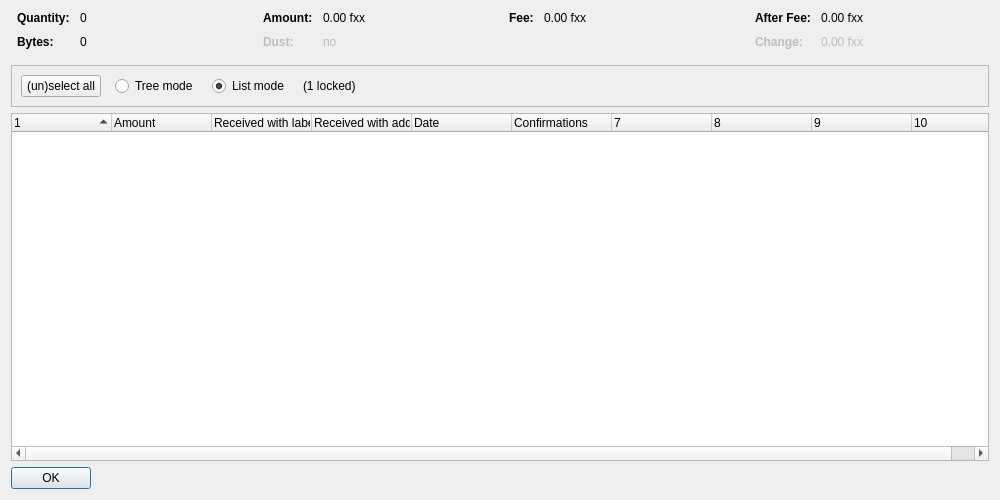
<?xml version="1.0" encoding="UTF-8"?>
<ui version="4.0">
 <class>CoinControlDialog</class>
 <widget class="QDialog" name="CoinControlDialog">
  <property name="geometry">
   <rect>
    <x>0</x>
    <y>0</y>
    <width>1000</width>
    <height>500</height>
   </rect>
  </property>
  <property name="windowTitle">
   <string>Coin Selection</string>
  </property>
  <layout class="QVBoxLayout" name="verticalLayout">
   <item>
    <layout class="QHBoxLayout" name="horizontalLayoutTop" stretch="0,0,0,0">
     <property name="topMargin">
      <number>0</number>
     </property>
     <property name="bottomMargin">
      <number>10</number>
     </property>
     <item>
      <layout class="QFormLayout" name="formLayoutCoinControl1">
       <property name="horizontalSpacing">
        <number>10</number>
       </property>
       <property name="verticalSpacing">
        <number>10</number>
       </property>
       <property name="leftMargin">
        <number>6</number>
       </property>
       <property name="rightMargin">
        <number>6</number>
       </property>
       <item row="0" column="0">
        <widget class="QLabel" name="labelCoinControlQuantityText">
         <property name="font">
          <font>
           <weight>75</weight>
           <bold>true</bold>
          </font>
         </property>
         <property name="text">
          <string>Quantity:</string>
         </property>
        </widget>
       </item>
       <item row="0" column="1">
        <widget class="QLabel" name="labelCoinControlQuantity">
         <property name="cursor">
          <cursorShape>IBeamCursor</cursorShape>
         </property>
         <property name="contextMenuPolicy">
          <enum>Qt::ActionsContextMenu</enum>
         </property>
         <property name="text">
          <string notr="true">0</string>
         </property>
         <property name="textInteractionFlags">
          <set>Qt::LinksAccessibleByMouse|Qt::TextSelectableByKeyboard|Qt::TextSelectableByMouse</set>
         </property>
        </widget>
       </item>
       <item row="1" column="0">
        <widget class="QLabel" name="labelCoinControlBytesText">
         <property name="font">
          <font>
           <weight>75</weight>
           <bold>true</bold>
          </font>
         </property>
         <property name="text">
          <string>Bytes:</string>
         </property>
        </widget>
       </item>
       <item row="1" column="1">
        <widget class="QLabel" name="labelCoinControlBytes">
         <property name="cursor">
          <cursorShape>IBeamCursor</cursorShape>
         </property>
         <property name="contextMenuPolicy">
          <enum>Qt::ActionsContextMenu</enum>
         </property>
         <property name="text">
          <string notr="true">0</string>
         </property>
         <property name="textInteractionFlags">
          <set>Qt::LinksAccessibleByMouse|Qt::TextSelectableByKeyboard|Qt::TextSelectableByMouse</set>
         </property>
        </widget>
       </item>
      </layout>
     </item>
     <item>
      <layout class="QFormLayout" name="formLayoutCoinControl2">
       <property name="horizontalSpacing">
        <number>10</number>
       </property>
       <property name="verticalSpacing">
        <number>10</number>
       </property>
       <property name="leftMargin">
        <number>6</number>
       </property>
       <property name="rightMargin">
        <number>6</number>
       </property>
       <item row="0" column="0">
        <widget class="QLabel" name="labelCoinControlAmountText">
         <property name="font">
          <font>
           <weight>75</weight>
           <bold>true</bold>
          </font>
         </property>
         <property name="text">
          <string>Amount:</string>
         </property>
        </widget>
       </item>
       <item row="0" column="1">
        <widget class="QLabel" name="labelCoinControlAmount">
         <property name="cursor">
          <cursorShape>IBeamCursor</cursorShape>
         </property>
         <property name="contextMenuPolicy">
          <enum>Qt::ActionsContextMenu</enum>
         </property>
         <property name="text">
          <string notr="true">0.00 fxx</string>
         </property>
         <property name="textInteractionFlags">
          <set>Qt::LinksAccessibleByMouse|Qt::TextSelectableByKeyboard|Qt::TextSelectableByMouse</set>
         </property>
        </widget>
       </item>
       <item row="1" column="0">
        <widget class="QLabel" name="labelCoinControlLowOutputText">
         <property name="enabled">
          <bool>false</bool>
         </property>
         <property name="font">
          <font>
           <weight>75</weight>
           <bold>true</bold>
          </font>
         </property>
         <property name="text">
          <string>Dust:</string>
         </property>
        </widget>
       </item>
       <item row="1" column="1">
        <widget class="QLabel" name="labelCoinControlLowOutput">
         <property name="enabled">
          <bool>false</bool>
         </property>
         <property name="cursor">
          <cursorShape>IBeamCursor</cursorShape>
         </property>
         <property name="contextMenuPolicy">
          <enum>Qt::ActionsContextMenu</enum>
         </property>
         <property name="text">
          <string notr="true">no</string>
         </property>
         <property name="textInteractionFlags">
          <set>Qt::LinksAccessibleByMouse|Qt::TextSelectableByKeyboard|Qt::TextSelectableByMouse</set>
         </property>
        </widget>
       </item>
      </layout>
     </item>
     <item>
      <layout class="QFormLayout" name="formLayoutCoinControl3">
       <property name="horizontalSpacing">
        <number>10</number>
       </property>
       <property name="verticalSpacing">
        <number>10</number>
       </property>
       <property name="leftMargin">
        <number>6</number>
       </property>
       <property name="rightMargin">
        <number>6</number>
       </property>
       <item row="0" column="0">
        <widget class="QLabel" name="labelCoinControlFeeText">
         <property name="font">
          <font>
           <weight>75</weight>
           <bold>true</bold>
          </font>
         </property>
         <property name="text">
          <string>Fee:</string>
         </property>
        </widget>
       </item>
       <item row="0" column="1">
        <widget class="QLabel" name="labelCoinControlFee">
         <property name="cursor">
          <cursorShape>IBeamCursor</cursorShape>
         </property>
         <property name="contextMenuPolicy">
          <enum>Qt::ActionsContextMenu</enum>
         </property>
         <property name="text">
          <string notr="true">0.00 fxx</string>
         </property>
         <property name="textInteractionFlags">
          <set>Qt::LinksAccessibleByMouse|Qt::TextSelectableByKeyboard|Qt::TextSelectableByMouse</set>
         </property>
        </widget>
       </item>
      </layout>
     </item>
     <item>
      <layout class="QFormLayout" name="formLayoutCoinControl4">
       <property name="horizontalSpacing">
        <number>10</number>
       </property>
       <property name="verticalSpacing">
        <number>10</number>
       </property>
       <property name="leftMargin">
        <number>6</number>
       </property>
       <property name="rightMargin">
        <number>6</number>
       </property>
       <item row="0" column="0">
        <widget class="QLabel" name="labelCoinControlAfterFeeText">
         <property name="font">
          <font>
           <weight>75</weight>
           <bold>true</bold>
          </font>
         </property>
         <property name="text">
          <string>After Fee:</string>
         </property>
        </widget>
       </item>
       <item row="0" column="1">
        <widget class="QLabel" name="labelCoinControlAfterFee">
         <property name="cursor">
          <cursorShape>IBeamCursor</cursorShape>
         </property>
         <property name="contextMenuPolicy">
          <enum>Qt::ActionsContextMenu</enum>
         </property>
         <property name="text">
          <string notr="true">0.00 fxx</string>
         </property>
         <property name="textInteractionFlags">
          <set>Qt::LinksAccessibleByMouse|Qt::TextSelectableByKeyboard|Qt::TextSelectableByMouse</set>
         </property>
        </widget>
       </item>
       <item row="1" column="0">
        <widget class="QLabel" name="labelCoinControlChangeText">
         <property name="enabled">
          <bool>false</bool>
         </property>
         <property name="font">
          <font>
           <weight>75</weight>
           <bold>true</bold>
          </font>
         </property>
         <property name="text">
          <string>Change:</string>
         </property>
        </widget>
       </item>
       <item row="1" column="1">
        <widget class="QLabel" name="labelCoinControlChange">
         <property name="enabled">
          <bool>false</bool>
         </property>
         <property name="cursor">
          <cursorShape>IBeamCursor</cursorShape>
         </property>
         <property name="contextMenuPolicy">
          <enum>Qt::ActionsContextMenu</enum>
         </property>
         <property name="text">
          <string notr="true">0.00 fxx</string>
         </property>
         <property name="textInteractionFlags">
          <set>Qt::LinksAccessibleByMouse|Qt::TextSelectableByKeyboard|Qt::TextSelectableByMouse</set>
         </property>
        </widget>
       </item>
      </layout>
     </item>
    </layout>
   </item>
   <item>
    <widget class="QFrame" name="frame">
     <property name="minimumSize">
      <size>
       <width>0</width>
       <height>40</height>
      </size>
     </property>
     <property name="frameShape">
      <enum>QFrame::StyledPanel</enum>
     </property>
     <property name="frameShadow">
      <enum>QFrame::Sunken</enum>
     </property>
     <layout class="QHBoxLayout" name="horizontalLayout">
      <item>
       <layout class="QHBoxLayout" name="horizontalLayoutPanel" stretch="0,0,0,0,0">
        <property name="spacing">
         <number>14</number>
        </property>
        <item>
         <widget class="QPushButton" name="pushButtonSelectAll">
          <property name="sizePolicy">
           <sizepolicy hsizetype="Maximum" vsizetype="Fixed">
            <horstretch>0</horstretch>
            <verstretch>0</verstretch>
           </sizepolicy>
          </property>
          <property name="text">
           <string>(un)select all</string>
          </property>
          <property name="autoDefault">
           <bool>false</bool>
          </property>
         </widget>
        </item>
        <item>
         <widget class="QRadioButton" name="radioTreeMode">
          <property name="sizePolicy">
           <sizepolicy hsizetype="Maximum" vsizetype="Fixed">
            <horstretch>0</horstretch>
            <verstretch>0</verstretch>
           </sizepolicy>
          </property>
          <property name="text">
           <string>Tree mode</string>
          </property>
         </widget>
        </item>
        <item>
         <widget class="QRadioButton" name="radioListMode">
          <property name="sizePolicy">
           <sizepolicy hsizetype="Maximum" vsizetype="Fixed">
            <horstretch>0</horstretch>
            <verstretch>0</verstretch>
           </sizepolicy>
          </property>
          <property name="text">
           <string>List mode</string>
          </property>
          <property name="checked">
           <bool>true</bool>
          </property>
         </widget>
        </item>
        <item>
         <widget class="QLabel" name="labelLocked">
          <property name="text">
           <string notr="true">(1 locked)</string>
          </property>
         </widget>
        </item>
        <item>
         <spacer name="horizontalSpacer">
          <property name="orientation">
           <enum>Qt::Horizontal</enum>
          </property>
          <property name="sizeHint" stdset="0">
           <size>
            <width>40</width>
            <height>20</height>
           </size>
          </property>
         </spacer>
        </item>
       </layout>
      </item>
     </layout>
    </widget>
   </item>
   <item>
    <widget class="CoinControlTreeWidget" name="treeWidget">
     <property name="contextMenuPolicy">
      <enum>Qt::CustomContextMenu</enum>
     </property>
     <property name="sortingEnabled">
      <bool>false</bool>
     </property>
     <property name="columnCount">
      <number>10</number>
     </property>
     <attribute name="headerShowSortIndicator" stdset="0">
      <bool>true</bool>
     </attribute>
     <attribute name="headerStretchLastSection">
      <bool>false</bool>
     </attribute>
     <column>
      <property name="text">
       <string/>
      </property>
     </column>
     <column>
      <property name="text">
       <string>Amount</string>
      </property>
     </column>
     <column>
      <property name="text">
       <string>Received with label</string>
      </property>
     </column>
     <column>
      <property name="text">
       <string>Received with address</string>
      </property>
     </column>
     <column>
      <property name="text">
       <string>Date</string>
      </property>
     </column>
     <column>
      <property name="text">
       <string>Confirmations</string>
      </property>
      <property name="toolTip">
       <string>Confirmed</string>
      </property>
     </column>
     <column>
      <property name="text">
       <string/>
      </property>
     </column>
     <column>
      <property name="text">
       <string/>
      </property>
     </column>
     <column>
      <property name="text">
       <string/>
      </property>
     </column>
     <column>
      <property name="text">
       <string/>
      </property>
     </column>
    </widget>
   </item>
   <item>
    <widget class="QDialogButtonBox" name="buttonBox">
     <property name="sizePolicy">
      <sizepolicy hsizetype="Maximum" vsizetype="Fixed">
       <horstretch>0</horstretch>
       <verstretch>0</verstretch>
      </sizepolicy>
     </property>
     <property name="orientation">
      <enum>Qt::Horizontal</enum>
     </property>
     <property name="standardButtons">
      <set>QDialogButtonBox::Ok</set>
     </property>
    </widget>
   </item>
  </layout>
 </widget>
 <customwidgets>
  <customwidget>
   <class>CoinControlTreeWidget</class>
   <extends>QTreeWidget</extends>
   <header>qt/coincontroltreewidget.h</header>
  </customwidget>
 </customwidgets>
 <resources/>
 <connections/>
</ui>
